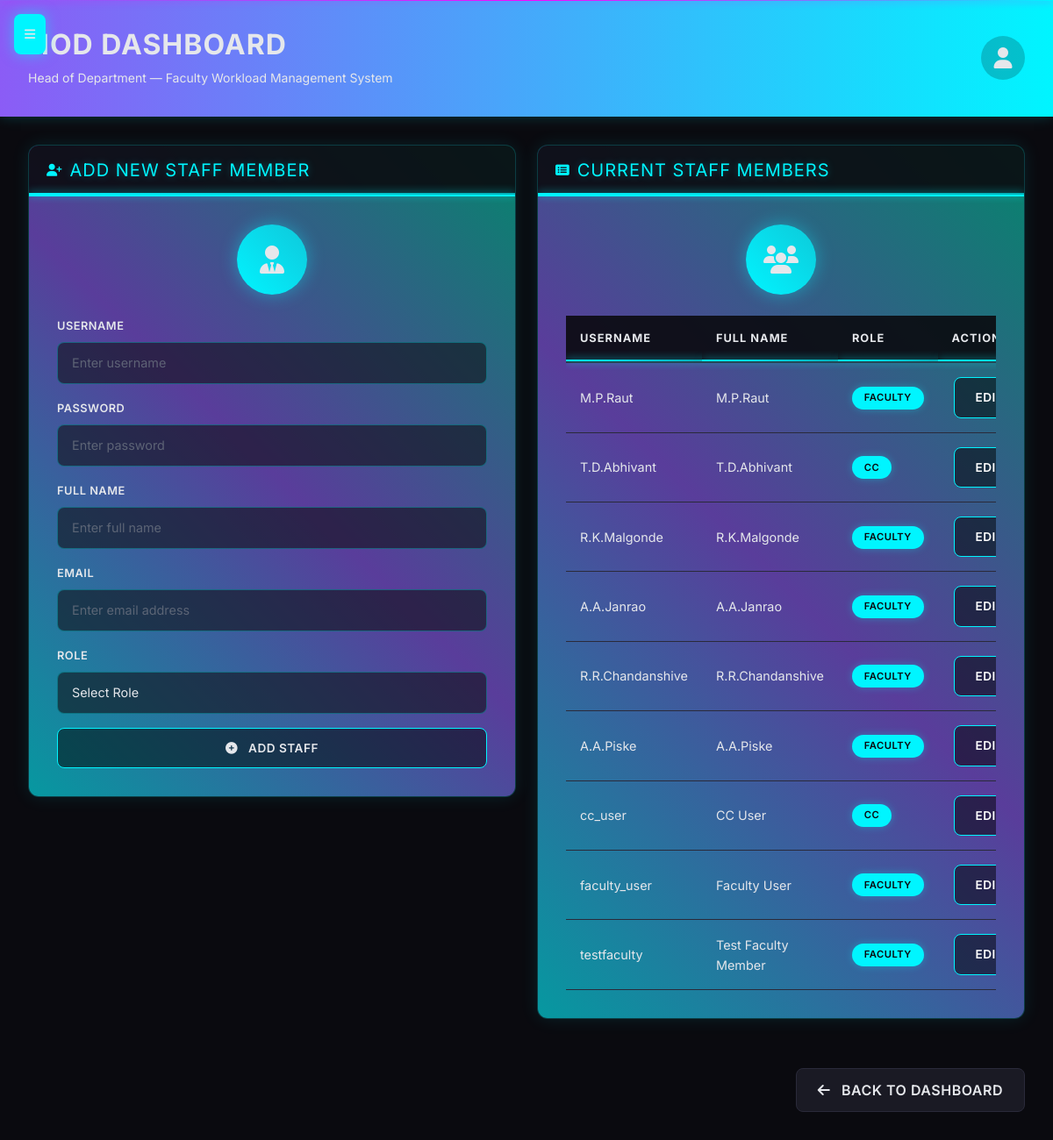
The page /add_staff (signed in) on the database its author committed.
### models.py (models this page shows, shortened)
class User(UserMixin, db.Model):
    id = db.Column(db.Integer, primary_key=True)
    username = db.Column(db.String(150), unique=True, nullable=False)
    password_hash = db.Column(db.String(256))
    role = db.Column(db.String(20), nullable=False)  # hod, cc, faculty, student
    email = db.Column(db.String(120), unique=True)
    phone = db.Column(db.String(15))
    full_name = db.Column(db.String(200))
    department = db.Column(db.String(100))
    profile_picture = db.Column(db.String(200))
    date_joined = db.Column(db.DateTime, default=datetime.utcnow)
    last_login = db.Column(db.DateTime)
    is_active = db.Column(db.Boolean, default=True)
    roll_number = db.Column(db.String(20))  # For students
    section = db.Column(db.String(10))     # For students

### app.py (the view, shortened to what this page needs)
@app.route('/add_staff', methods=['GET', 'POST'])
@login_required
def add_staff():
    if current_user.role != 'hod':
        flash("Unauthorized access", "danger")
        return redirect(url_for('login'))
    staff = User.query.filter(User.role.in_(['faculty', 'cc'])).all()
    return render_template('hod/add_staff.html', users=staff)

### app.py (called while the page is built)
@login_manager.user_loader
def load_user(user_id):
    return User.query.get(int(user_id))

### templates/hod/add_staff.html (shortened to what this page needs)
{% extends "hod_base.html" %}
{% block content %}
<div class="row">
    <div class="col-md-6">
        <div class="card">
            <div class="card-header d-flex align-items-center">
                <i class="fas fa-user-plus me-2"></i>
                <h5 class="mb-0">Add New Staff Member</h5>
            </div>
            <div class="card-body">
                <div class="icon-container">
                    <i class="fas fa-user-tie"></i>
                </div>
                <form method="POST" action="{{ url_for('add_staff') }}">
                    <div class="mb-3">
                        <label for="username" class="form-label">Username</label>
                        <input type="text" class="form-control" id="username" name="username" required placeholder="Enter username">
                    </div>
                    <div class="mb-3">
                        <label for="password" class="form-label">Password</label>
                        <input type="password" class="form-control" id="password" name="password" required placeholder="Enter password">
                    </div>
                    <div class="mb-3">
                        <label for="full_name" class="form-label">Full Name</label>
                        <input type="text" class="form-control" id="full_name" name="full_name" placeholder="Enter full name">
                    </div>
                    <div class="mb-3">
                        <label for="email" class="form-label">Email</label>
                        <input type="email" class="form-control" id="email" name="email" placeholder="Enter email address">
                    </div>
                    <div class="mb-3">
                        <label for="role" class="form-label">Role</label>
                        <select class="form-select" id="role" name="role" required>
                            <option value="">Select Role</option>
                        </select>
                    </div>
                    <button type="submit" class="btn btn-primary w-100">
                        <i class="fas fa-plus-circle me-2"></i> Add Staff
                    </button>
                </form>
            </div>
        </div>
    </div>
    <div class="col-md-6">
        <div class="card">
            <div class="card-header d-flex align-items-center">
                <i class="fas fa-list-alt me-2"></i>
                <h5 class="mb-0">Current Staff Members</h5>
            </div>
            <div class="card-body">
                <div class="icon-container">
                    <i class="fas fa-users"></i>
                </div>
                <div class="table-responsive">
                    <table class="table table-hover">
                        <thead>
                            <tr>
                                <th>Username</th>
                                <th>Full Name</th>
                                <th>Role</th>
                                <th>Actions</th>
                            </tr>
                        </thead>
                        <tbody>
                            {% if users %}
                                {% for user in users %}
                                <tr>
                                    <td>{{ user.username }}</td>
                                    <td>{{ user.full_name or 'N/A' }}</td>
                                    <td>
                                        <span class="badge
                                            {% if user.role == 'faculty' %}bg-primary
                                            {% elif user.role == 'cc' %}bg-info
                                            {% else %}bg-secondary{% endif %}">
                                            {{ user.role|title }}
                                        </span>
                                    </td>
                                    <td>
                                        <div class="btn-group" role="group">
                                            <a href="{{ url_for('edit_staff', user_id=user.id) }}" class="btn btn-sm btn-primary" title="Edit Staff">
                                                Edit
                                            </a>
                                        </div>
                                    </td>
                                </tr>
                                {% endfor %}
                            {% endif %}
                        </tbody>
                    </table>
                </div>
            </div>
        </div>
    </div>
</div>
<div class="d-flex justify-content-end mt-4">
    <a href="{{ url_for('hod_dashboard') }}" class="btn btn-secondary">
        <i class="fas fa-arrow-left me-2"></i> Back to Dashboard
    </a>
</div>
{% endblock %}

### templates/hod/add_staff.html (style rules this page uses)
.btn-group .btn { margin: 0 2px; min-width: 70px; font-size: 0.875rem; font-weight: 500; color: white !important; text-align: center; }
.table td:last-child { white-space: nowrap; width: 160px; }

### rows shown on the page
User: username "M.P.Raut", full_name "M.P.Raut", role "FACULTY"
User: username "T.D.Abhivant", full_name "T.D.Abhivant", role "CC"
User: username "R.K.Malgonde", full_name "R.K.Malgonde", role "FACULTY"
User: username "A.A.Janrao", full_name "A.A.Janrao", role "FACULTY"
User: username "R.R.Chandanshive", full_name "R.R.Chandanshive", role "FACULTY"
User: username "A.A.Piske", full_name "A.A.Piske", role "FACULTY"
User: username "cc_user", full_name "CC User", role "CC"
User: username "faculty_user", full_name "Faculty User", role "FACULTY"
User: username "testfaculty", full_name "Test Faculty Member", role "FACULTY"
